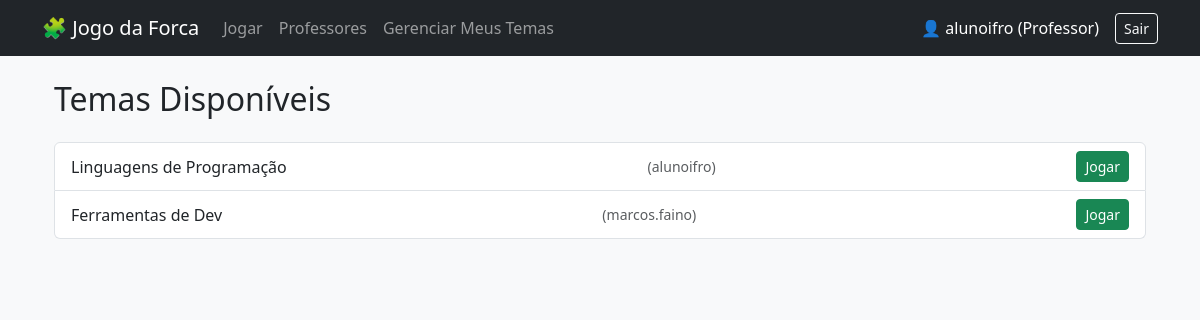
/temas/ (signed in), run on the app's committed database.
### forca/models.py (models this page shows, shortened)
class Tema(models.Model):
    nome = models.CharField(max_length=100)
    criado_por = models.ForeignKey(User, on_delete=models.CASCADE, related_name='temas')

### forca/views.py (the view)
# urls.py: path('temas/', views.TemaListView.as_view(), name='tema-list'),
class TemaListView(ListView):
    model = Tema
    template_name = 'forca/tema_list.html'
    context_object_name = 'temas'

### forca/templates/forca/tema_list.html (shortened to what this page needs)
{% extends 'forca/base.html' %}
{% block content %}
<div class="container mt-4">
  <h2 class="mb-4">Temas Disponíveis</h2>
  <ul class="list-group">
    {% for tema in object_list %}
      <li class="list-group-item d-flex justify-content-between align-items-center">
        {{ tema.nome }} <small class="text-muted">({{ tema.criado_por.username }})</small>
        <a href="{% url 'jogar-tema' tema.pk %}" class="btn btn-sm btn-success">Jogar</a>
      </li>
    {% empty %}
      <li class="list-group-item">Nenhum tema disponível.</li>
    {% endfor %}
  </ul>
</div>
{% endblock %}

### forca/templates/forca/base.html (shortened to what this page needs)
<!DOCTYPE html>
<html lang="pt-br">
<head>
    <link href="https://cdn.jsdelivr.net/npm/bootstrap@5.3.0/dist/css/bootstrap.min.css" rel="stylesheet">
</head>
<body class="bg-light">
<nav class="navbar navbar-expand-lg navbar-dark bg-dark">
  <div class="container">
    <a class="navbar-brand d-flex align-items-center" href="{% url 'home' %}">
      🧩 Jogo da Forca
    </a>
    <div class="collapse navbar-collapse" id="navbarContent">
      <ul class="navbar-nav me-auto mb-2 mb-lg-0 align-items-center">
        <li class="nav-item">
          <a class="nav-link" href="{% url 'jogar-menu' %}">Jogar</a>
        </li>
        <li class="nav-item">
          <a class="nav-link" href="{% url 'professor_list' %}">Professores</a>
        </li>
        {% if user.is_authenticated and user.is_staff %}
        <li class="nav-item">
          <a class="nav-link" href="{% url 'tema-gerenciar' %}">Gerenciar Meus Temas</a>
        </li>
        {% endif %}
      </ul>
      <ul class="navbar-nav ms-auto align-items-center">
        {% if user.is_authenticated %}
        <li class="nav-item">
          <span class="navbar-text text-white me-3 d-flex align-items-center">
            👤 {{ user.username }} {% if user.is_staff %}(Professor){% endif %}
          </span>
        </li>
        <li class="nav-item">
          <form method="post" action="{% url 'logout' %}" class="d-inline">
            <button type="submit" class="btn btn-outline-light btn-sm">Sair</button>
          </form>
        </li>
        {% endif %}
      </ul>
    </div>
  </div>
</nav>
<div class="container">
  {% block content %}{% endblock %}
</div>
</body>
</html>

### data on the page
Tema: nome "Linguagens de Programação", criado_por.username "alunoifro"
Tema: nome "Ferramentas de Dev", criado_por.username "marcos.faino"

### other printed values
{{ user.username }} "alunoifro"
